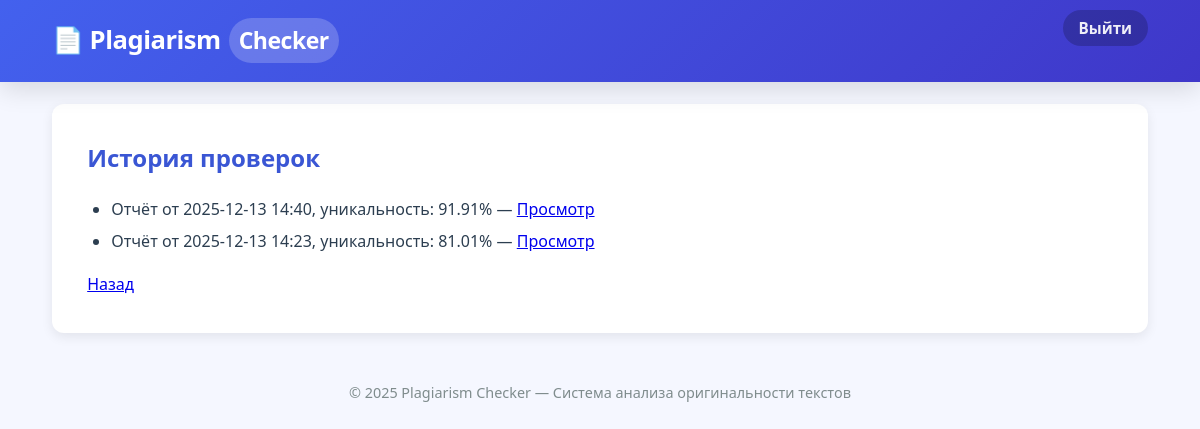
Page /student/history (signed in) on the earlier database version.
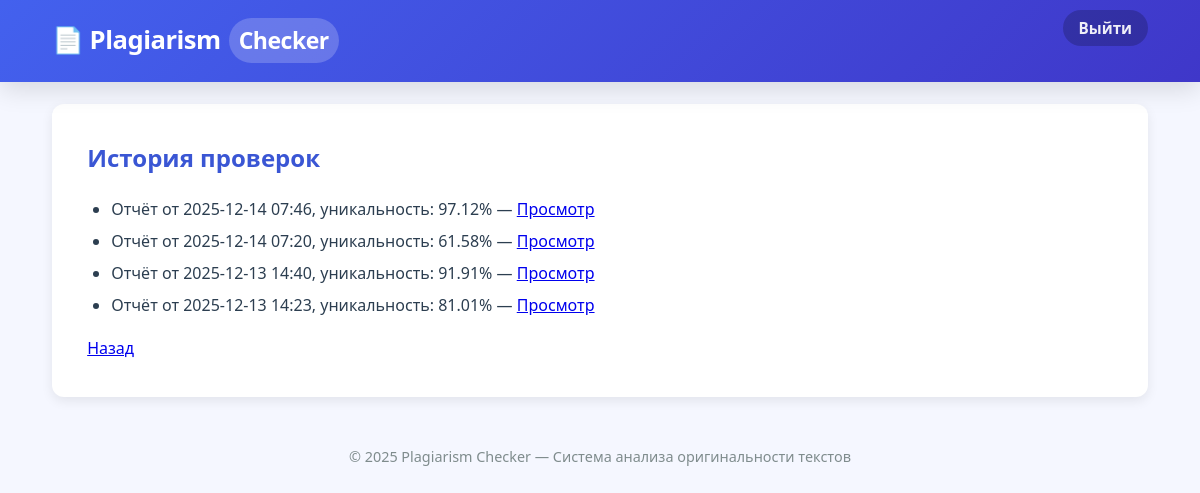
Same page on the later database version.
### app/models.py (models this page shows)
class Report(db.Model):
    __tablename__ = 'reports'
    id = db.Column(db.Integer, primary_key=True)
    check_id = db.Column(db.Integer, db.ForeignKey(
        'plagiarism_checks.id'), nullable=False)
    user_id = db.Column(db.Integer, db.ForeignKey('users.id'), nullable=False)
    generated_date = db.Column(
        db.DateTime, default=db.func.current_timestamp())
    uniqueness_percentage = db.Column(db.Float)
    user = db.relationship('User', back_populates='reports')
    check = db.relationship('PlagiarismCheck', back_populates='report')

### app/student/routes.py (the view)
@bp.route('/history')
@login_required
def history():
    if current_user.role != 'student':
        return redirect(url_for('auth.login'))
    reports = Report.query.filter_by(user_id=current_user.id).order_by(
        Report.generated_date.desc()).all()
    return render_template('student/history.html', reports=reports)

### app/models.py (called while the page is built)
@login_manager.user_loader
def load_user(user_id):
    return User.query.get(int(user_id))

### app/templates/student/history.html
{% extends "base.html" %}
{% block content %}
<h2>История проверок</h2>
{% if reports %}
  <ul>
    {% for r in reports %}
      <li>
        Отчёт от {{ r.generated_date.strftime('%Y-%m-%d %H:%M') }},
        уникальность: {{ r.uniqueness_percentage }}%
        — <a href="{{ url_for('student.view_report', report_id=r.id) }}">Просмотр</a>
      </li>
    {% endfor %}
  </ul>
{% else %}
  <p>Нет проверок</p>
{% endif %}
<a href="{{ url_for('student.dashboard') }}">Назад</a>
{% endblock %}

Differences in the rows shown:
added Report: generated_date "2025-12-14 07:46", uniqueness_percentage "97.12"
added Report: generated_date "2025-12-14 07:20", uniqueness_percentage "61.58"
